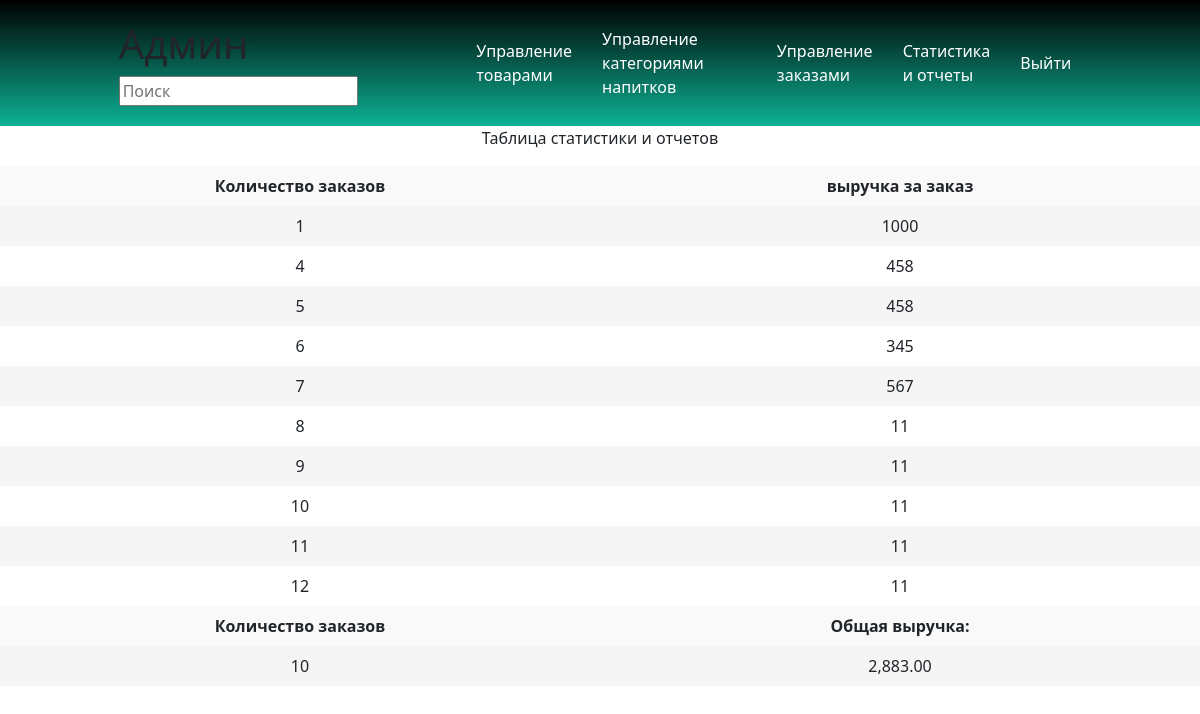
Page /barshik/admin/Panel-admin5.php on the committed database.
### tables this page shows
CREATE TABLE `Orders` (
  `Id_order` int(11) NOT NULL,
  `User_id` int(11) NOT NULL,
  `Date_of_order` datetime NOT NULL,
  `Status` varchar(50) NOT NULL,
  `Total_price` decimal(25,0) NOT NULL,
  `Used_bonuses` decimal(10,0) DEFAULT NULL,
  `Accrued_bonuses` decimal(10,0) DEFAULT NULL,
  `comment` varchar(255) DEFAULT NULL
);

### barshik/admin/Panel-admin5.php (the view, shortened to what this page needs)
<?php
require_once "../connect.php";
$result = mysqli_query($con, "SELECT COUNT(*) AS total_orders FROM `Orders`");
if ($result && mysqli_num_rows($result) > 0) {
    $row = mysqli_fetch_assoc($result);
    $total_orders = $row['total_orders'];
}
$result_total_revenue = mysqli_query($con, "SELECT SUM(Total_price) AS total_revenue FROM `Orders`");
if ($result_total_revenue && mysqli_num_rows($result_total_revenue) > 0) {
    $row_total_revenue = mysqli_fetch_assoc($result_total_revenue);
    $total_revenue = $row_total_revenue['total_revenue'];
}
$zacaz = mysqli_fetch_all(mysqli_query($con,'SELECT * FROM `Orders` '));
?>
<!DOCTYPE html>
<html lang="en">
<head>
    <link rel="stylesheet" href="style.css">
    <link href="https://cdn.jsdelivr.net/npm/bootstrap@5.3.2/dist/css/bootstrap.min.css" rel = "stylesheet">
</head>
<header>
    <nav class="nav">
        <div class="index">
            <h1 class="index_">Админ</h1>
            <form id="search" action="/">
                <input type="search" name="search" id="searchText" placeholder="Поиск">
            </form>
        </div>
        <div class = "cart_account">
            <a href="newTovar.php">Управление товарами</a>
            <a href="categoryTovar.php">Управление категориями напитков</a>
            <a href="orderManagement.php">Управление заказами</a>
            <a href="">Статистика и отчеты</a>
            <a href="/logout.php">Выйти</a>
        </div>
    </nav>
</header>
<body>
<p style="text-align:center">Таблица статистики и отчетов</p>
    <table style="text-align:center">
        <tr>
            <th>Количество заказов</th>
            <th> выручка за заказ</th>
        </tr>
        <?php foreach ($zacaz as $zac) { ?>
        <tr>
            <td><?=$zac["0"]?></td>
            <td><?=$zac["4"]?></td>
        </tr>
      <?php }?>
    </table>
    <table style="text-align:center">
    <tr>
        <th>Количество заказов</th>
        <th>Общая выручка:</th>
    </tr>
    <tr>
        <td><?php echo htmlspecialchars($total_orders);?></td>
        <td><?php echo htmlspecialchars( number_format($total_revenue, 2));?></td>
    </tr>
</table>
</body>
</html>

### barshik/admin/style.css (style rules this page uses)
* { margin: 0; }
body { font-family: Montserrat; margin: 0; padding: 0; }
header { background: linear-gradient(rgb(0, 0, 0), #0DB295); display: flex; justify-content: space-evenly; align-items: center; height: 126px; }
h1 { color: white; }
nav a { text-decoration: none; color: rgb(255, 255, 255); }
nav { padding: 10px; width: 100%; display: flex; justify-content: center; }
.nav { display: flex; justify-content: space-evenly; }
.cart_account { gap: 30px; width: 50%; display: flex; justify-content: flex-end; align-items: center; }
th { width: 200px; padding: 10px; }
td { width: 200px; padding: 10px; }
table { width: 100%; border-collapse: collapse; }
th, td { border: 1px solid #ccc; padding: 8px; text-align: center; }
th { background-color: #f9f9f9; }
tr:nth-child(even) { background-color: #f5f5f5; }

### rows in the picture
orders: Id_order "1", Total_price "1000"
orders: Id_order "4", Total_price "458"
orders: Id_order "5", Total_price "458"
orders: Id_order "6", Total_price "345"
orders: Id_order "7", Total_price "567"
orders: Id_order "8", Total_price "11"
orders: Id_order "9", Total_price "11"
orders: Id_order "10", Total_price "11"
orders: Id_order "11", Total_price "11"
orders: Id_order "12", Total_price "11"

### other values in the picture
$total_orders "10"
$total_revenue "2,883.00"
